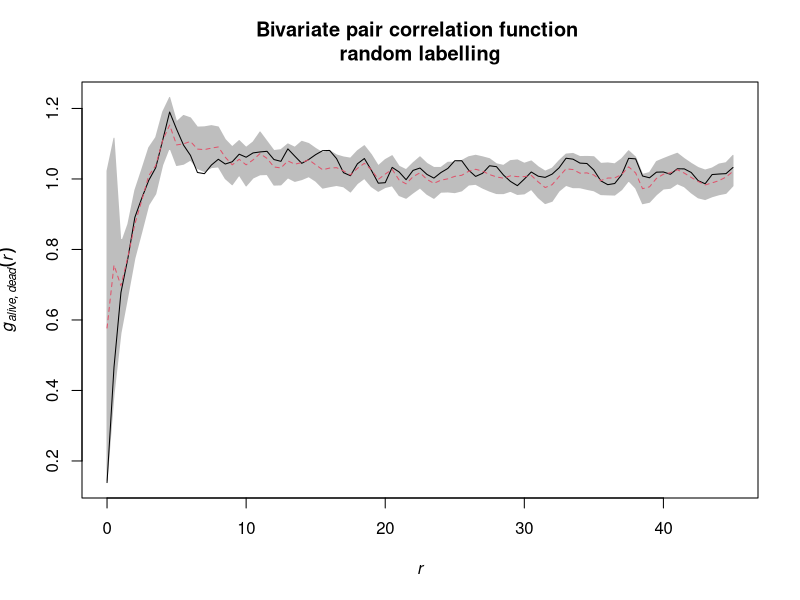
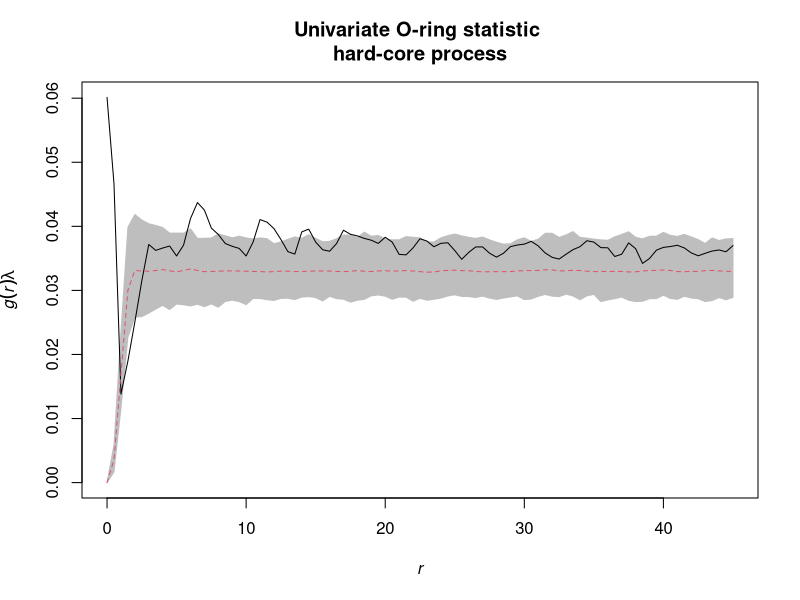
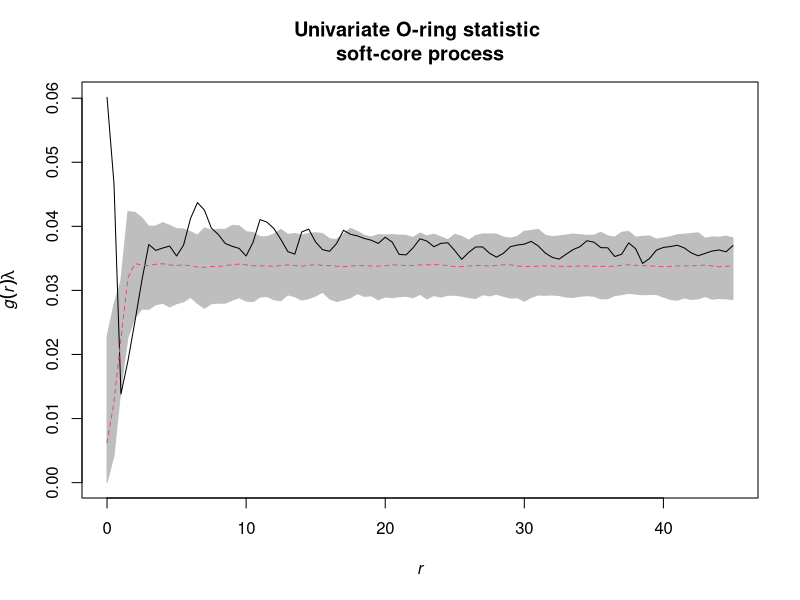
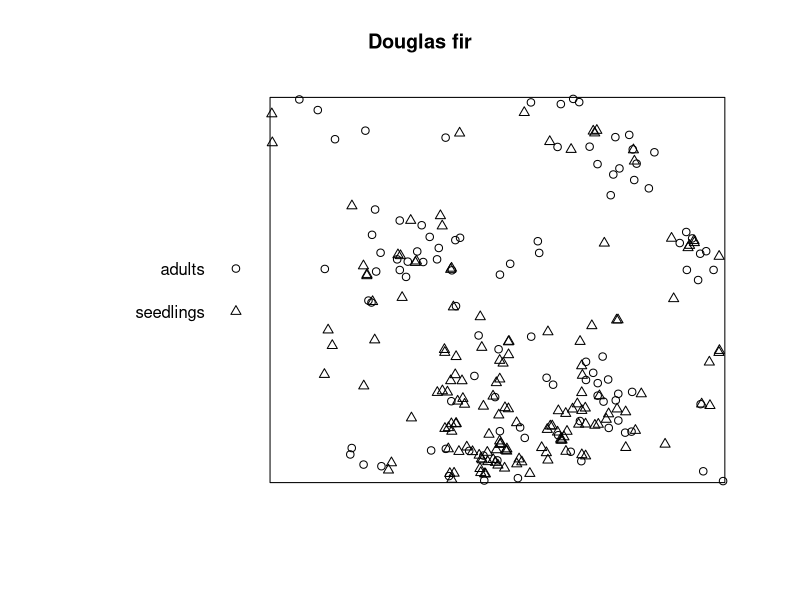
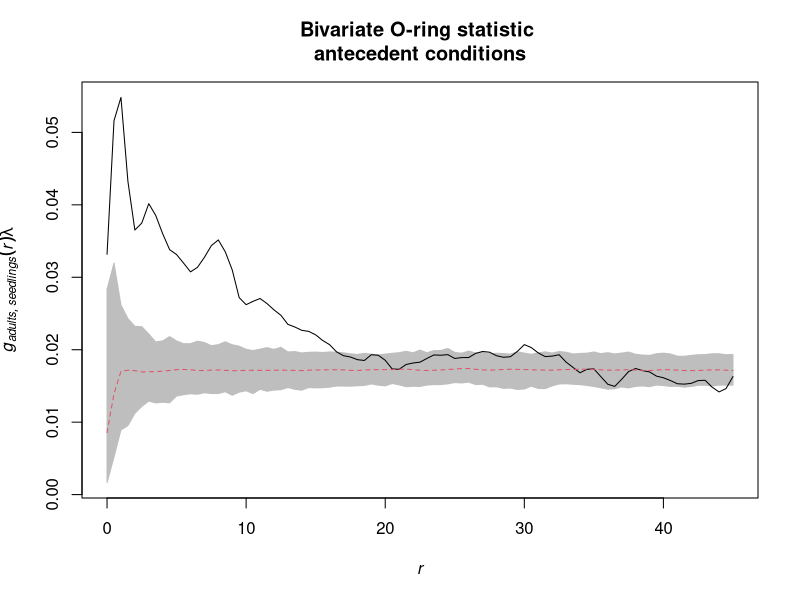
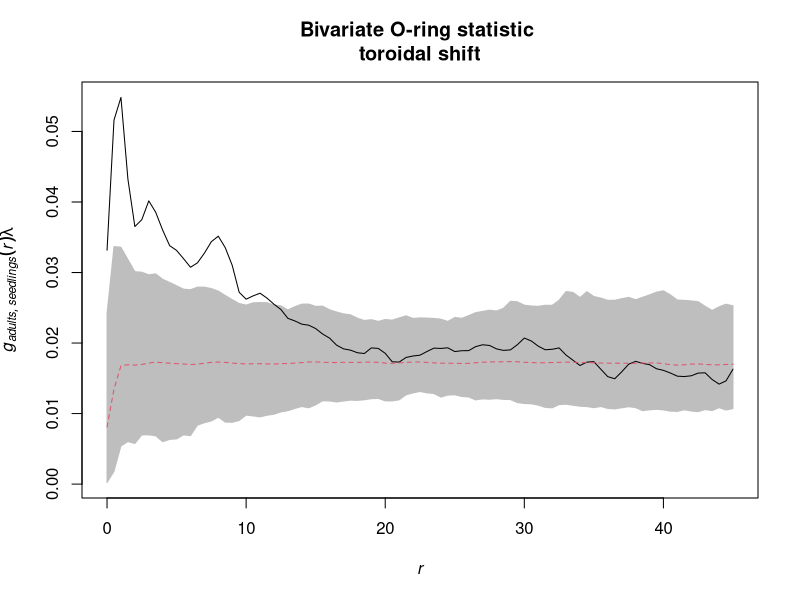

The R source for these figures, in order:
## ---- chunk 1
  library(spatstat)
  library(tidyverse)
## ---- chunk 2
  setwd('/Users/Maximilian/ownCloud/03_Lehre/Spatial_Statistics/Data/R')
  douglas_fir <- read_delim(file = 'DouglasFir_LiveDead_OGN.txt', delim = ';')
  
  douglas_fir <- mutate(douglas_fir,
                        mark = case_when(mark == 1 ~ 'alive',
                                         mark == 2 ~ 'dead'),
                        mark = as.factor(mark))
  
  plot_area <- ripras(x = douglas_fir$x, y= douglas_fir$y, shape = 'rectangle')
  douglas_fir_ppp <- as.ppp(X = douglas_fir, W = plot_area)
## ---- chunk 3
  Oest <- function(input, correction='Ripley', r=NULL, ...){
    p_fct <- pcf(input, correction = correction, r = r, divisor = 'd')
    lambda <- intensity(unmark(input))
    eval.fv(p_fct*lambda)
  }
## ---- chunk 4
  simulaion_envelope_random_labeling <- envelope(douglas_fir_ppp, fun = pcfcross, i = 'alive', j = 'dead', 
                                                 r = seq(from = 0, to = 45, by = 0.5),
                                                 divisor = 'd', nsim = 199, nrank = 5,
                                                 simulate = expression(rlabel(douglas_fir_ppp)))
## ---- chunk 5
  plot(simulaion_envelope_random_labeling, xlim = c(0,45), 
       main='Bivariate pair correlation function \nrandom labelling', legend = FALSE)
## ---- chunk 6
  alive <- subset.ppp(douglas_fir_ppp, marks == 'alive', drop = T)
  
  simulated_patterns_hardcore <-rStrauss(beta = intensity(alive),
                                         R = 1, gamma = 0, 
                                         nsim = 199, W = alive$window)
## ---- chunk 7
  envelope_hardcore <- envelope(Y = alive, fun = Oest, 
                                r = seq(from = 0, to = 45, by = 0.5),
                                nsim = 199, nrank = 5,
                                simulate = simulated_patterns_hardcore)
## ---- chunk 8
  simulated_patterns_softcore <- rStrauss(beta = intensity(alive),
                                          R = 1, gamma = 0.3, 
                                          nsim = 199, W = alive$window)

  envelope_softcore <- envelope(alive, fun = Oest,
                                r = seq(from = 0, to = 45, by = 0.5),
                                nsim = 199, nrank = 5,
                                simulate=simulated_patterns_softcore)
## ---- chunk 9
  # par(mfrow=c(1,2))
  plot(envelope_hardcore, xlim=c(0,45), legend = FALSE, main="Univariate O-ring statistic \nhard-core process")
  plot(envelope_softcore,xlim=c(0,45), legend = FALSE, main="Univariate O-ring statistic \nsoft-core process")
  # par(mfrow=c(1,1))
## ---- chunk 10
  setwd('/Users/Maximilian/ownCloud/03_Lehre/Spatial_Statistics/Data/R')
  douglas_fir <- read_delim(file = 'DouglasFir_Adult_vs_Seedling_OG-N.txt', delim = ';')
  
  douglas_fir <- mutate(douglas_fir,
                        mark = case_when(mark == 1 ~ 'adults',
                                         mark == 2 ~ 'seedlings'),
                        mark = as.factor(mark))
  
  plot_area <- ripras(x = douglas_fir$x, y= douglas_fir$y, shape = 'rectangle')
  douglas_fir_ppp <- as.ppp(X = douglas_fir, W = plot_area)
## ---- chunk 11
  plot(douglas_fir_ppp, main = "Douglas fir")
## ---- chunk 12
Oestcross <- function(input,i,j, correction='Ripley', r=NULL, ......){
  gij <- pcfcross(input, 
                  i = i, j = j, r = r,
                  correction = correction, divisor = "d")
  lambda <- intensity(input)[j]
  eval.fv(gij * lambda)
}
## ---- chunk 13
null_model_pattern <- list()

for(i in 1:199){
  seedlings <- subset.ppp(douglas_fir_ppp, marks=="seedlings", drop=T)
  adults <- subset(douglas_fir_ppp, marks=="adults", drop=T)
  
  random_seedlings <- rpoint(n = seedlings$n,
                             win = seedlings$window)
  
  overall_pattern <-  superimpose(adults = unmark(adults),
                                  seedlings = random_seedlings)
  
  null_model_pattern[i] <- list(overall_pattern )
}
## ---- chunk 14
  antecedent_conditions <- envelope(douglas_fir_ppp, fun = Oestcross, 
                                    i = "adults", j = "seedlings",
                                    r = seq(from = 0, to = 45, by = 0.5),
                                    nsim = 199,  nrank = 5,
                                    simulate = null_model_pattern)
## ---- chunk 15
  plot(antecedent_conditions, xlim = c(0, 45),
       legend = FALSE, main = "Bivariate O-ring statistic \nantecedent conditions")
## ---- chunk 16
  trdl.shft <- envelope(douglas_fir_ppp, fun = Oestcross, 
                        i = "adults", j = "seedlings",
                        r = seq(from = 0, to = 45, by = 0.5),
                        nsim = 199, nrank = 5,
                        simulate = expression(rshift(douglas_fir_ppp, which="seedlings", edge="torus")))
## ---- chunk 17
  plot(trdl.shft, xlim = c(0, 45), 
       legend = FALSE, main = "Bivariate O-ring statistic \ntoroidal shift")
